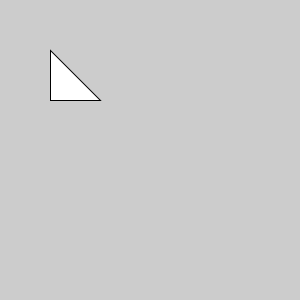
Frame 1 (no input)
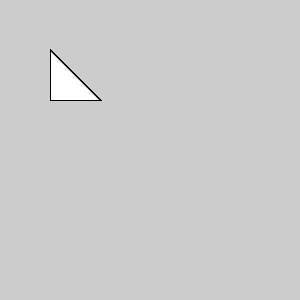
Frame 60 (the mouse pressed at the canvas centre just before this capture)
Frame 120 (the mouse held since frame 60 and released just before this capture): identical to frame 60, image omitted

The Processing sketch that drew these frames (run headless with seeded random() and noise(); from frame 60 on, the mouse is pressed at the canvas centre):

// Processing sketch: H09_opdr_8_verdieping
// ── H09_opdr_8_verdieping.pde
void setup(){
  size(300,300);
}


void tekenDriehoek(int x1, int y1, int x2, int y2, int x3, int y3) {
    // teken een driehoek m.b.v. de meegegeven data (parameters)
       triangle(x1,y1,x2,y2,x3,y3);
       fill(255,255,255);

   
}

void draw(){

 tekenDriehoek(50,50,50,100,100,100);
}
